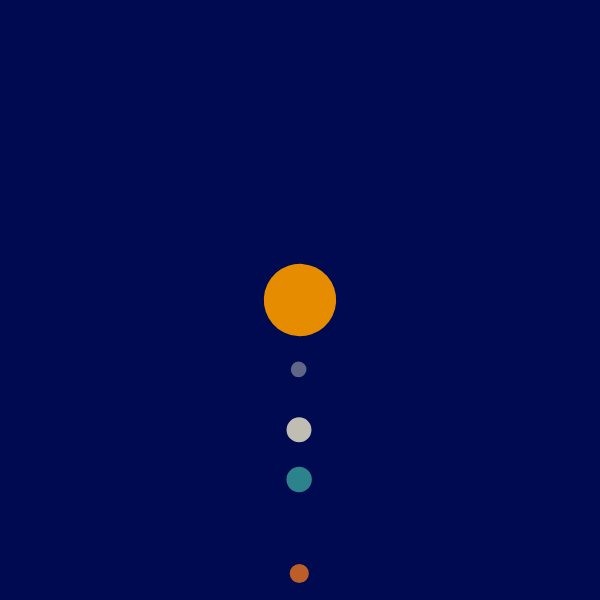
Frame 1 (no input)
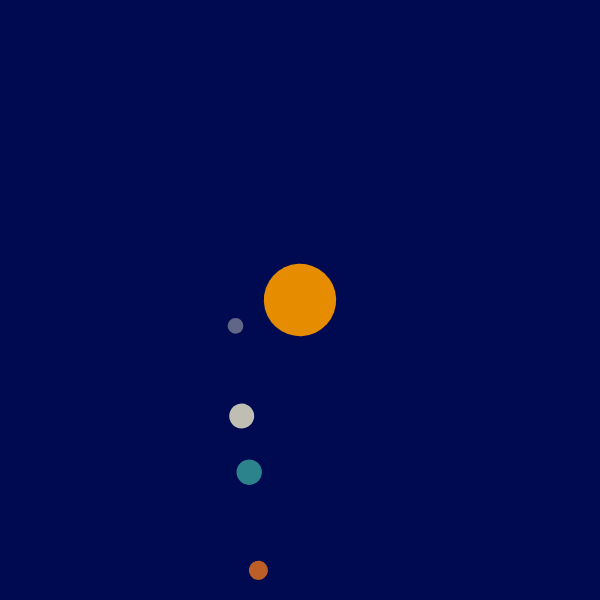
Frame 60 (no input)
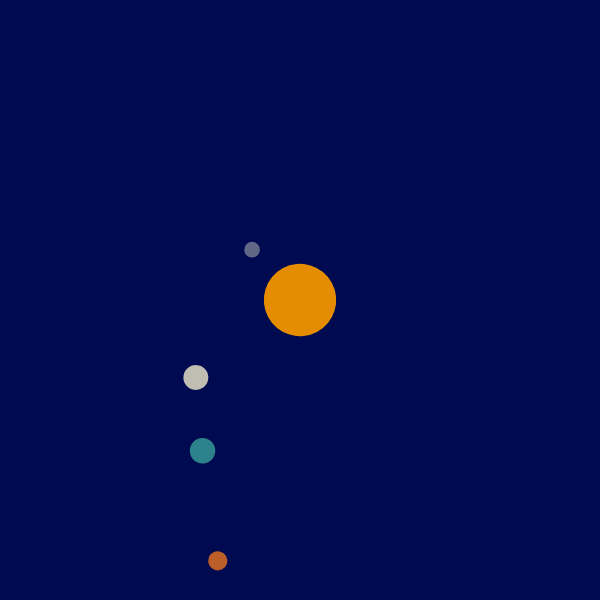
Frame 120 (the mouse pressed at the canvas centre since frame 60)

The p5.js sketch that drew these frames (run headless with seeded random() and noise() and a simulated clock; from frame 60 on, the mouse is pressed at the canvas centre):

// p5.js sketch
// ── sketch.js
let astres = [];

function setup() {
  angleMode(DEGREES);

  createCanvas(600, 600);

  soleil = new Astre(27, 1390, '#E68C00', 0);
  astres.push(soleil);
  mercure = new Astre(88, 4.8, '#606685', 57.9);
  astres.push(mercure);
  venus = new Astre(225, 12.1, '#C0BDB3', 108.2);
  astres.push(venus);
  terre = new Astre(365, 12.7, '#2C838C', 149.6);
  astres.push(terre);
  mars = new Astre(686, 6.8, '#BB5E28', 227.9);
  astres.push(mars);


}

function draw() {
  translate(width / 2, height / 2);
  background(0, 10, 80);
  for (let astre of astres) {
    astre.rotation();
    astre.afficher();
    pop();
  }
}


class Astre {
  constructor(revolution, diametre, couleur, distance) {
    this.x = 0;
    this.y = distance;
    this.revolution = revolution;
    this.diametre = diametre;
    this.couleur = couleur;
    this.angle = 0;
    stroke(255);
  }
  afficher() {
    noStroke();
    fill(this.couleur);
    circle(this.x, this.y * 1.2, log(this.diametre) * 10);
    stroke(255);
  }
  rotation() {
    this.angle += 100 / this.revolution;
    push();
    rotate(this.angle);
  }
}
